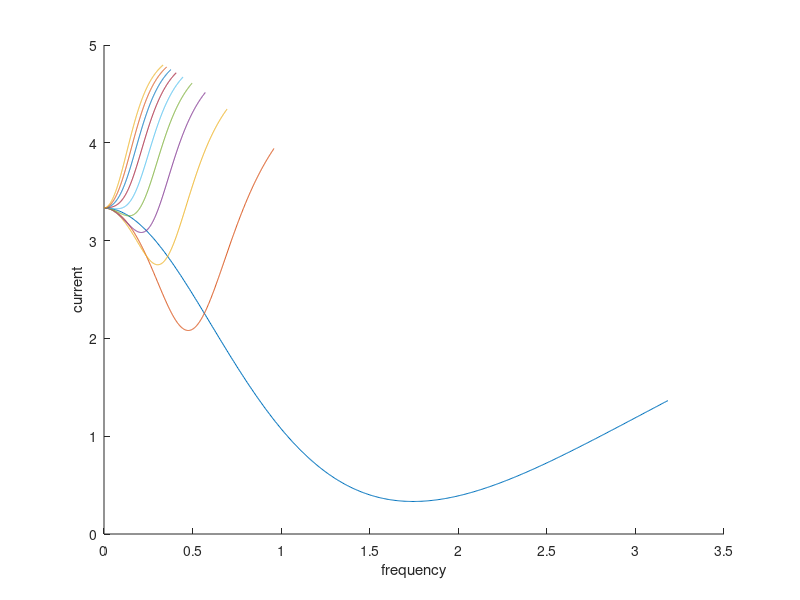

MATLAB code to generate this figure:
vs=200;
r1=20;
r=40;
l=10;
for c=0.001:0.01:0.1;
fr=1/(2*pi*sqrt(l*c));
step=2*fr/500;
f=[0:step:2*fr];
lv=length(f);
for k=1:lv
    xl=r1+(2*pi*f(k)*l*1i);
    xc=1/(2*pi*f(k)*c*1i);
    x=xl*xc/(xl+xc);
    z(k)=r+x;
    current(k)=vs/z(k);
hold on;
end;
plot(f,current)
end;
xlabel('frequency')
ylabel('current')
